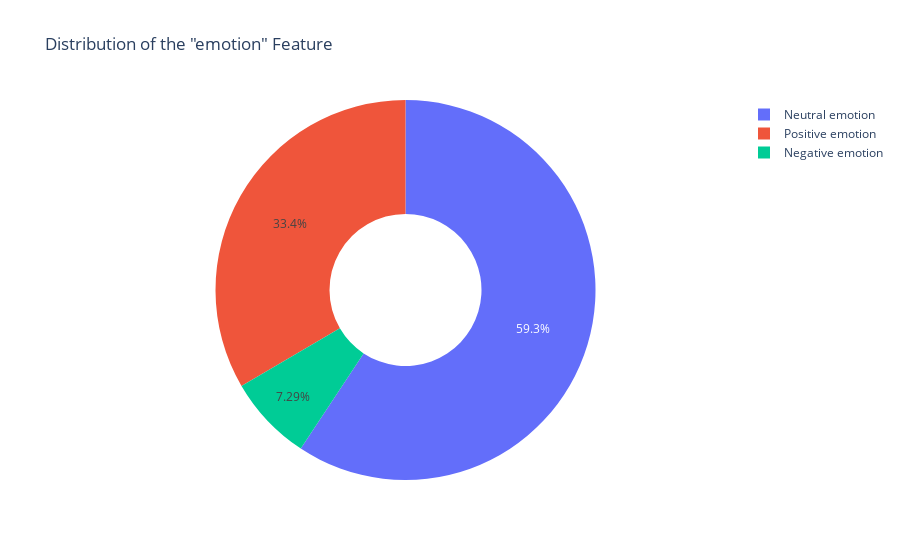

The code cell stored with this chart in its notebook:
### Markdown cell above
4,596 tweets are related to SXSW.

### Code cell
emotion = df2['emotion'].value_counts()
transuction = emotion.index
quantity = emotion.values

# draw pie circule with plotly
figure = px.pie(df, values = quantity, names = transuction,hole = .4, title = 'Distribution of the "emotion" Feature')
figure.show()

### Figure 1 — Plotly figure (JSON) as saved in the notebook; plotly's stock layout.template omitted (floating-point values rounded to 4 significant figures)
{"data": [{"domain": {"x": [0, 1], "y": [0, 1]}, "hole": 0.4, "hovertemplate": "label=%{label}<br>value=%{value}<extra></extra>", "labels": ["Neutral emotion", "Positive emotion", "Negative emotion"], "legendgroup": "", "name": "", "showlegend": true, "type": "pie", "values": [2725, 1536, 335]}], "layout": {"legend": {"tracegroupgap": 0}, "title": {"text": "Distribution of the \"emotion\" Feature"}}}
